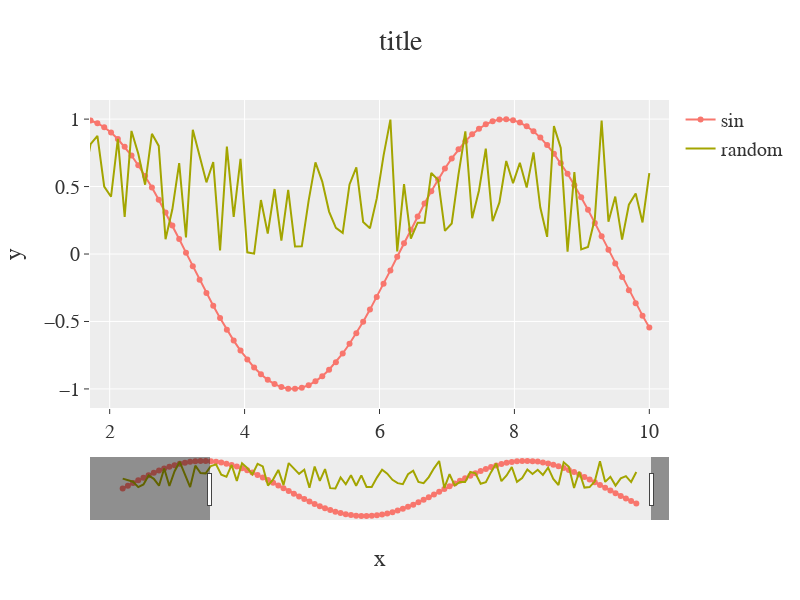

Source (notebook cell):
### Code cell
import plotly.graph_objects as go

fig = go.Figure(
    data=[
    go.Scatter(x=xs,y=sins,name="sin",mode="lines+markers"),
    go.Scatter(x=xs,y=rand,name="random"),
    ]
)

#another expression
# fig = go.Figure()
# fig.add_trace(go.Scatter(x=xs, y=sins, name="sin"))
# fig.add_trace(go.Scatter(x=xs, y=randoms, name="random"))

#fig.show()

#axes title
fig.update_xaxes(title="x")
fig.update_yaxes(title="y")

#axes range
fig.update_xaxes(range=(3,9))
fig.update_xaxes(rangeslider={"visible":True})

fig.update_yaxes(scaleanchor="x",scaleratio=2)

#figlayout config
fig.update_layout(title="title")
fig.update_layout(font={"family":"Meiryo","size":20})
fig.update_layout(showlegend=True)
fig.update_layout(width=800,height=600)
#fig.update_layout(xaxis_type="linear",yaxis_type="log")

#fig.update_layout(template="plotly_dark")
fig.update_layout(template="ggplot2")
#select theama
#['ggplot2', 'seaborn', 'simple_white', 'plotly',
#'plotly_white', 'plotly_dark', 'presentation', 'xgridoff',
#'ygridoff', 'gridon', 'none']
